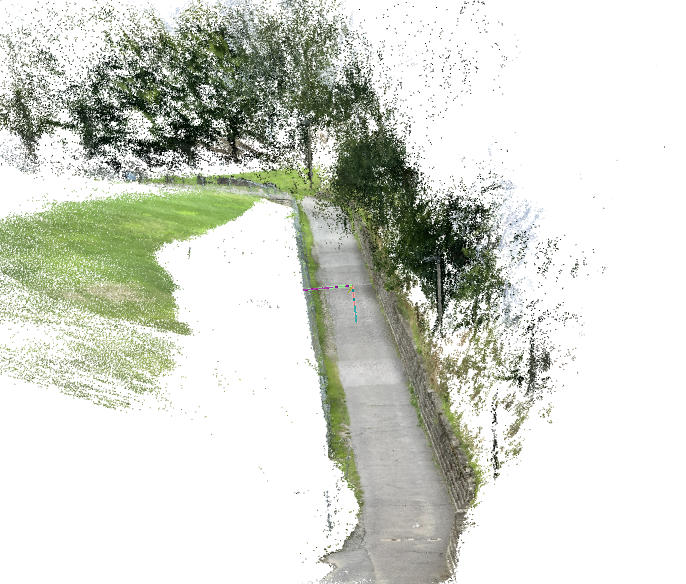
#> input picture s2/TerrainNav/Photo_tests/tuftsww_colm_ss.png, 686 x 584 px, found by its file name; the run also reads 2 pictures not shown here
$ jupyter execute tufts_HOG.ipynb   (shell and % lines are left out)   (older library calls are emulated)
#> lines starting #> are read from the running program, lines starting #| are printed output that depends on the picture
# Testing HOG process on Tufts Walkway Scene

[cell 1]
# Demo test scene: Sidewalk near JCC building at Tufts University
# Behind baseball field
# Structure-from-Motion solution provided by COLMAP
# Colmap generated: images, 3D points, cameras

import open3d as o3d
import numpy as np
import plotly.graph_objects as go
from scipy.spatial.transform import Rotation as R
from colmapParsingUtils import *
import copy
import math

from ptCloudParsingUtils import *


from mpl_toolkits.mplot3d import axes3d
from matplotlib import cm
import matplotlib.pyplot as plt

import tensorflow as tf
import cv2

## Step 1: Preprocessing

[cell 2]
# Import in images
# Load the image
im_c = cv2.imread('/home/daniel-choate/ASAR/s2/TerrainNav/Photo_tests/tuftsww_colm_ss.png')
#> im_c is the input picture: shape (584, 686, 3); mean B, G, R 205.3, 214.6, 211
im_g = cv2.imread('/home/daniel-choate/ASAR/s2/TerrainNav/Photo_tests/tuftsww_ge_ss.png')
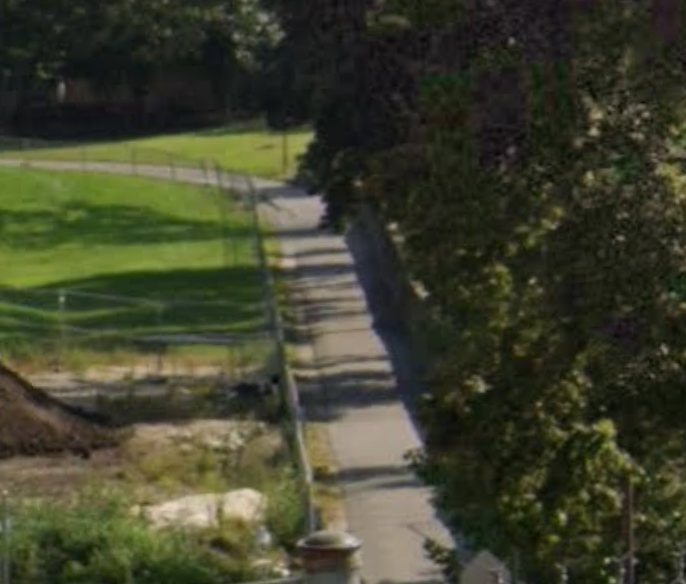
#> input picture s2/TerrainNav/Photo_tests/tuftsww_ge_ss.png, 686 x 584 px, found by its file name
#> im_g is the input picture: shape (584, 686, 3); mean B, G, R 45, 65.3, 63.3

print(im_c.shape)
#| (584, 686, 3)
print(im_g.shape)
#| (584, 686, 3)
# Specify the desired dimensions to crop specific pictures
width_s = 250
width_e = width_s + 250 # desired width in pixels
height_s = 50
height_e = height_s + 500  # desired height in pixels

print('The selected pixel ratio is', width_e-width_s, 'x', height_e-height_s)

# Crop the image
im_c_crop = im_c[height_s:height_e, width_s:width_e] #, height_s:height_e]
im_g_crop = im_g[height_s:height_e, width_s:width_e] #, height_s:height_e]

print(im_c_crop.shape)
#| (500, 250, 3)
print(im_g_crop.shape)
#| (500, 250, 3)


# RESIZE the image to 64x128
width_n = 64
height_n = 128
new_dim = (width_n, height_n)

im_c_fin = cv2.resize(im_c_crop, new_dim)
im_g_fin = cv2.resize(im_g_crop, new_dim)

print(im_c_fin.shape)
#| (128, 64, 3)
print(im_g_fin.shape)
#| (128, 64, 3)

# # Save the resized image
# cv2.imwrite('/home/daniel-choate/ASAR/s2/TerrainNav/Photo_tests/tuftsww_colm_crop.png', im_c_crop)
# cv2.imwrite('/home/daniel-choate/ASAR/s2/TerrainNav/Photo_tests/tuftsww_ge_crop.png', im_g_crop)
# cv2.imwrite('/home/daniel-choate/ASAR/s2/TerrainNav/Photo_tests/tuftsww_colm_resized.png', im_c_fin)
# cv2.imwrite('/home/daniel-choate/ASAR/s2/TerrainNav/Photo_tests/tuftsww_ge_resized.png', im_g_fin)

# Optionally, display the resized image
# Can do with opencv, don't need open3d
cv2.imshow('Colmap image', im_c_crop)
cv2.imshow('Google earth image', im_g_crop)
cv2.imshow('Colmap image resized', im_c_fin)
cv2.imshow('Google earth image resized', im_g_fin)

cv2.waitKey(0)
cv2.destroyAllWindows()

Google earth location

https://earth.google.com/web/@42.40746735,-71.1162484,17.47625923a,0d,15y,150.37864206h,86.17713058t,0r/data=CgRCAggBIhoKFkN6SzJDT2lPMUpuaElDNnlXYXBmTncQAjoDCgEwSg0I____________ARAA

[cell 3]
# Change coloring when moving from opencv to matplotlib
plt.figure(figsize=(12, 6))

plt.subplot(1, 2, 1)
imc = cv2.cvtColor(im_c_crop, cv2.COLOR_BGR2RGB)
plt.imshow(imc)
plt.axis("off")

plt.subplot(1, 2, 2)
imge = cv2.cvtColor(im_g_crop, cv2.COLOR_BGR2RGB)
plt.imshow(imge)
plt.axis("off")

plt.tight_layout()
plt.show()

## Step 2: Calculate Gradient Images

[cell 4]
# Choose specific image
image_fnc = "/home/daniel-choate/ASAR/s2/TerrainNav/Photo_tests/tuftsww_colm_resized.png"
image_fnge = "/home/daniel-choate/ASAR/s2/TerrainNav/Photo_tests/tuftsww_ge_resized.png"

imc = cv2.imread(image_fnc)
imge = cv2.imread(image_fnge)

imc = np.float32(imc) / 255.0
#> imc: shape (128, 64, 3) float32
imge = np.float32(imge) / 255.0
#> imge: shape (128, 64, 3) float32

imc = cv2.cvtColor(imc, cv2.COLOR_BGR2RGB) # Open CV uses BGR??
imge = cv2.cvtColor(imge, cv2.COLOR_BGR2RGB) # Open CV uses BGR??

print(imc.shape)
#| (128, 64, 3)
print(imge.shape)
#| (128, 64, 3)

# Calculate gradient
gx_c = cv2.Sobel(imc, cv2.CV_32F, 1, 0, ksize=1)
gy_c = cv2.Sobel(imc, cv2.CV_32F, 0, 1, ksize=1)

gx_ge = cv2.Sobel(imge, cv2.CV_32F, 1, 0, ksize=1)
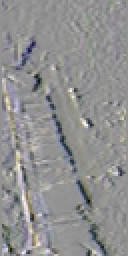
#> gx_ge: shape (128, 64, 3) float32 (shown 2 times larger); mean R, G, B -0.00608, -0.00627, -0.0046; drawn with min black and max white
gy_ge = cv2.Sobel(imge, cv2.CV_32F, 0, 1, ksize=1)
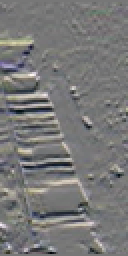
#> gy_ge: shape (128, 64, 3) float32 (shown 2 times larger); mean R, G, B 0.00421, 0.00399, 0.00314; drawn with min black and max white

print(gx_c.shape)
#| (128, 64, 3)
print(gx_ge.shape)
#| (128, 64, 3)

# [7 lines of commented-out code are left out]
mag_c, angle_c = cv2.cartToPolar(gx_c, gy_c, angleInDegrees=True)
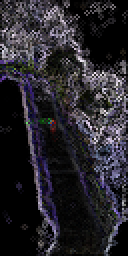
#> mag_c: shape (128, 64, 3) float32 (shown 2 times larger); mean R, G, B 0.174, 0.165, 0.191; drawn with min black and max white
mag_ge, angle_ge = cv2.cartToPolar(gx_ge, gy_ge, angleInDegrees=True)


# Make ALL ANGLES within 180 degrees
angle_c[angle_c > 180] -= 180
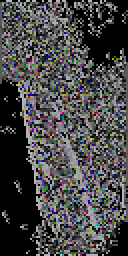
#> angle_c: shape (128, 64, 3) float32 (shown 2 times larger); mean R, G, B 72.1, 71.6, 72.5
angle_ge[angle_ge > 180] -= 180

print(mag_c.shape)
#| (128, 64, 3)
print(mag_ge.shape)
#| (128, 64, 3)

print("\n Angles colm \n", angle_c)
#> (printed output is left out)
print("\n Angles ge \n", angle_ge)
#> (printed output is left out)

[cell 5]
# Plot image gradients

plt.figure(figsize=(15, 12))

# COLMAP
# Plot gradient magnitude in x
plt.subplot(2, 3, 1)
plt.imshow(np.abs(gx_c))#, cmap='gray')
plt.title('Gradient in x-dir, colm')
plt.axis('off')

# Plot gradient magnitude in y
plt.subplot(2, 3, 2)
plt.imshow(np.abs(gy_c))#, cmap="gray")
plt.title('Gradient in y-dir, colm')
plt.axis("off")

# Plot gradient magnitude normalized
plt.subplot(2, 3, 3)
magnitude_normalized_c = cv2.normalize(mag_c, None, 0, 255, cv2.NORM_MINMAX).astype(np.uint8)
plt.imshow(magnitude_normalized_c)#, cmap='gray')
plt.title('Gradient Magnitude (Normalized), colm')
plt.axis('off')

# GOOGLE EARTH

# Plot gradient magnitude in x
plt.subplot(2, 3, 4)
plt.imshow(np.abs(gx_ge))#, cmap='gray')
plt.title('Gradient in x-dir, ge')
plt.axis('off')

# Plot gradient magnitude in y
plt.subplot(2, 3, 5)
plt.imshow(np.abs(gy_ge))#, cmap="gray")
plt.title('Gradient in y-dir, ge')
plt.axis("off")

# Plot gradient magnitude normalized
plt.subplot(2, 3, 6)
magnitude_normalized_ge = cv2.normalize(mag_ge, None, 0, 255, cv2.NORM_MINMAX).astype(np.uint8)
plt.imshow(magnitude_normalized_ge)#, cmap='gray')
plt.title('Gradient Magnitude (Normalized), ge')
plt.axis('off')

plt.tight_layout()
plt.show()

# print("OG MAG \n", mag)
# print("\n DIF MAG \n", magnitude_normalized)

## Step 3: Divide Image into 8x8 cells

[cell 6]
# First: for color data
# Need maximum magnitude
# Need angle associated with that maximum magnitude

# COLMAP
mag_max_ind = np.argmax(mag_c, axis=2)
# print(mag_max_ind.shape)
mag_simp = np.max(mag_c, axis=2)
# print(mag_simp.shape)
mag_simp = np.expand_dims(mag_simp, axis=2)
# print(mag_simp.shape)
ang_simp = np.take_along_axis(angle_c, mag_max_ind[..., np.newaxis], axis=2)
# Combine magnitude and angle into one array
magang_colm = np.concatenate((mag_simp, ang_simp), axis=2)
print(magang_colm.shape)
#| (128, 64, 2)

# Google Earth
mag_max_ind = np.argmax(mag_ge, axis=2)
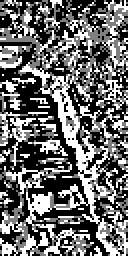
#> mag_max_ind: shape (128, 64) int64 (shown 2 times larger); min 0, max 2, mean 0.849; drawn with min black and max white
# print(mag_max_ind.shape)
mag_simp = np.max(mag_ge, axis=2)
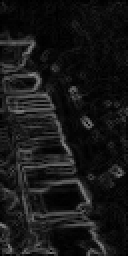
#> mag_simp: shape (128, 64) float32 (shown 2 times larger); min 0, max 0.536, mean 0.0914
# print(mag_simp.shape)
mag_simp = np.expand_dims(mag_simp, axis=2)
# print(mag_simp.shape)
ang_simp = np.take_along_axis(angle_ge, mag_max_ind[..., np.newaxis], axis=2)
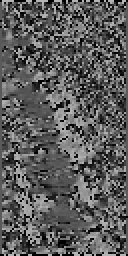
#> ang_simp: shape (128, 64, 1) float32 (shown 2 times larger); min 0, max 180, mean 91.8
# Combine magnitude and angle into one array
magang_ge = np.concatenate((mag_simp, ang_simp), axis=2)
print(magang_ge.shape)
#| (128, 64, 2)

[cell 7]
def divide_into_blocks(im_arr, block_size=8):
    """ Takes an array of pixels containing a magnitude and angle, and
    divides them into blocks, size 8x8
    Inputs: image_array
    Outputs: blocks of 8x8 pixels
    """
#> called with im_arr = array of shape (128, 64, 2), block_size = 8
    # Get the dimensions of the array (n, m, 2)
    n, m, c = im_arr.shape
#> n = 128; m = 64; c = 2

    # Ensure that n is twice the size of m
    if n != 2 * m or c != 2:
        raise ValueError("Array must have shape (2*m, m, 2)")

    # Ensure that both n and m are divisible by the block size
    if n % block_size != 0 or m % block_size != 0:
        raise ValueError("Array dimensions must be divisible by the block size")

    # Number of blocks along each axis
    num_blocks_n = n // block_size
#> num_blocks_n = 16
    num_blocks_m = m // block_size
#> num_blocks_m = 8

    # Reshape and swap axes to divide into blocks of shape (block_size, block_size, 2)
    blocks = im_arr.reshape(num_blocks_n, num_blocks_m, block_size, block_size, 2).swapaxes(1, 2)

    return blocks

cells_colm = divide_into_blocks(magang_colm)
cells_ge = divide_into_blocks(magang_ge)

print("Colmap image divided blocks shape:", cells_colm.shape)  # Should be (16, 8, 8, 8, 2) for this example
#| Colmap image divided blocks shape: (16, 8, 8, 8, 2)
print("Google earth image divided blocks shape:", cells_ge.shape)  # Should be (16, 8, 8, 8, 2) for this example
#| Google earth image divided blocks shape: (16, 8, 8, 8, 2)

print("\n Colmap divided blocks: \n", cells_colm)
#> (printed output is left out)
print("\n Google Earth divided blocks: \n", cells_ge)

## Step 4: Compute histogram of gradients for each cell

[cell 8]
# Using proportionate version of histogram distribution
# See HOG_trial, for other versions

def compute_hog_for_cells(mag_angle_array, num_bins=9):
    # Get the number of cells in each dimension
#> called with mag_angle_array = array of shape (16, 8, 8, 8, 2), num_bins = 9
    num_cells_x, num_cells_y, cell_size_x, cell_size_y, _ = mag_angle_array.shape
#> num_cells_x = 16; num_cells_y = 8; cell_size_x = 8; cell_size_y = 8

    # Define the bin edges (0 to 180 degrees for orientations)
    bin_edges = np.linspace(0, 180, num_bins + 1)
    bin_centers = (bin_edges[:-1] + bin_edges[1:]) / 2

    # Initialize an empty array to hold the histograms for each cell
    histograms = np.zeros((num_cells_x, num_cells_y, num_bins))

    # Loop over each cell
    for i in range(num_cells_x):
        for j in range(num_cells_y):
            # Extract the magnitudes and angles for this 8x8 cell
            cell_magnitudes = mag_angle_array[i, j, :, :, 0]
            cell_angles = mag_angle_array[i, j, :, :, 1]

            # Initialize histogram for this cell
            histogram = np.zeros(num_bins)

            # Loop over each pixel in the cell
            for x in range(cell_size_x):
                for y in range(cell_size_y):
                    mag = cell_magnitudes[x, y]
                    # print(mag)
                    angle = cell_angles[x, y]
                    # print(angle)

                    # Assign the angle to a bin
                    bin_idx = np.digitize(angle, bin_edges) - 1  # Find bin index
                    # print(bin_idx)
                    bin_idx = min(bin_idx, num_bins - 1)  # Ensure it stays within bounds
                    # print(bin_idx)

                    if angle == 0 or bin_idx == num_bins - 1:
                        # If the angle is at the boundary, assign it fully to the closest bin
                        histogram[bin_idx] += mag
                    else:
                        # Get the bin edges for interpolation
                        lower_edge = bin_edges[bin_idx]
                        upper_edge = bin_edges[bin_idx + 1]

                        # Calculate proportion of magnitude for each bin
                        ratio_upper = (angle - lower_edge) / (upper_edge - lower_edge)
                        # print(ratio_upper)
                        ratio_lower = 1 - ratio_upper

                        # Distribute magnitude proportionally
                        histogram[bin_idx] += mag * ratio_lower
                        histogram[bin_idx + 1] += mag * ratio_upper


            # Store the histogram for the current cell
            histograms[i, j, :] = histogram

    return histograms

# Assume mag_angle_array has the shape (16, 8, 8, 8, 2)
# First 4 dimensions are the grid of cells and pixels within the cells,
# the last dimension contains magnitude and angle.
# If number of bins is 9, function results in a 9x1 array input into each cell (16x8x9)

hog_histograms_c = compute_hog_for_cells(cells_colm)
hog_histograms_ge = compute_hog_for_cells(cells_ge)

print("Colmap HOG Histograms for each cell: \n", hog_histograms_c.shape)
print("Google Earth HOG Histograms for each cell: \n", hog_histograms_ge.shape)

# WE NOW HAVE A 9-DIM 'FEATURE VECTOR' FOR EACH PIXEL

[cell 9]
def plot_hog_histogram(hist, bin_edges, cell_position=None):
    """
    Plots the HOG histogram for a single cell.

    Parameters:
    hist (array): The histogram of gradient orientations for the cell.
    bin_edges (array): The edges of the orientation bins (angles).
    cell_position (tuple): The (i, j) position of the cell, optional, for labeling.
    """
    # Define the bin centers (midpoints between bin edges)
    bin_centers = (bin_edges[:-1] + bin_edges[1:]) / 2

    # Plot histogram as a bar chart
    plt.bar(bin_centers, hist, width=(bin_edges[1] - bin_edges[0]), align='center', edgecolor='black')

    # Set title and labels
    if cell_position is not None:
        plt.title(f'HOG Histogram for Cell {cell_position}')
    else:
        plt.title('HOG Histogram')
    plt.xlabel('Orientation (degrees)')
    plt.ylabel('Magnitude')
    plt.grid(True)

# Example of how to plot HOG histograms for one or more cells
num_bins = 9
bin_edges = np.linspace(0, 180, num_bins + 1)

# Assuming hog_histograms is a (16, 8, num_bins) array (cell histograms)
cell_i, cell_j = 3, 3  # Choose the cell (0, 0) for example
histc = hog_histograms_c[cell_i, cell_j, :]  # Extract the histogram for the selected cell
#> histc = [1.07, 0.777, 0.756, 0.916, 1.55, 1.17, 0.454, 0.746, 1.23]
histge = hog_histograms_ge[cell_i, cell_j, :]  # Extract the histogram for the selected cell
#> histge = [0.101, 0.153, 0.217, 0.347, 0.488, 0.417, 0.126, 0.345, 0.363]

# Plot the histogram for the selected cell
plt.figure(figsize=(6, 4))
plt.subplot(1, 2, 1)
plot_hog_histogram(histc, bin_edges, cell_position=(cell_i, cell_j))

plt.subplot(1, 2, 2)
plot_hog_histogram(histge, bin_edges, cell_position=(cell_i, cell_j))

plt.show()
#> figure, not shown here; panel 1: tallest bar 1.55 high, from x = 80 to 100; panel 2: tallest bar 0.488 high, from x = 80 to 100

[cell 10]
# Assuming hog_histograms is a (16, 8, num_bins) array (cell histograms)
cell_i, cell_j = 2, 2  # Choose the cell (0, 0) for example
histc = hog_histograms_c[cell_i, cell_j, :]  # Extract the histogram for the selected cell
#> histc = [2.32, 3.1, 3.64, 1.97, 2.51, 3.57, 1.17, 1.43, 3.7]
histge = hog_histograms_ge[cell_i, cell_j, :]  # Extract the histogram for the selected cell
#> histge = [0.18, 0.632, 0.404, 0.0814, 0.0613, 0.0615, 0.314, 0.349, 1.69]

# Plot the histogram for the selected cell
plt.figure(figsize=(6, 4))
plt.subplot(1, 2, 1)
plot_hog_histogram(histc, bin_edges, cell_position=(cell_i, cell_j))

plt.subplot(1, 2, 2)
plot_hog_histogram(histge, bin_edges, cell_position=(cell_i, cell_j))

plt.show()
#> figure, not shown here; panel 1: tallest bar 3.7 high, from x = 160 to 180; panel 2: tallest bar 1.69 high, from x = 160 to 180

[cell 11]
# Assuming hog_histograms is a (16, 8, num_bins) array (cell histograms)
cell_i, cell_j = 1, 1  # Choose the cell (0, 0) for example
histc = hog_histograms_c[cell_i, cell_j, :]  # Extract the histogram for the selected cell
#> histc = [1.18, 2.11, 2.59, 2.04, 2.37, 1.52, 2.88, 1.96, 2.48]
histge = hog_histograms_ge[cell_i, cell_j, :]  # Extract the histogram for the selected cell
#> histge = [0.164, 0.289, 0.27, 0.113, 0.168, 0.0692, 0.0845, 0.148, 0.251]

# Plot the histogram for the selected cell
plt.figure(figsize=(6, 4))
plt.subplot(1, 2, 1)
plot_hog_histogram(histc, bin_edges, cell_position=(cell_i, cell_j))

plt.subplot(1, 2, 2)
plot_hog_histogram(histge, bin_edges, cell_position=(cell_i, cell_j))

plt.show()
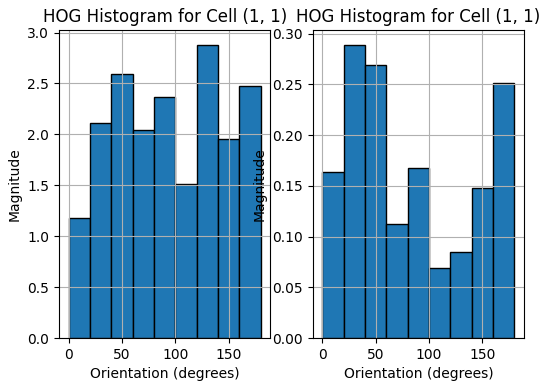
#> figure drawn by matplotlib, 2 panels; panel 1: tallest bar 2.88 high, from x = 120 to 140; panel 2: tallest bar 0.289 high, from x = 20 to 40

## Step 5: Club blocks in groups of four

[cell 12]
# COLMAP
epsilon = 1e-05
feature_vectors_colm = []
for i in range(0, len(hog_histograms_c) - 1, 1):
    temp = []
    for j in range(0, len(hog_histograms_c[0]) - 1, 1):
        values_c = [[hog_histograms_c[i][x] for x in range(j, j+2)] for i in range(i, i+2)]
        # print("Values are \n",values)
        final_vector = []
        for k in values_c:
            for l in k:
                for m in l:
                    # print(m)
                    final_vector.append(m)
        # print(final_vector, i)
        k = round(math.sqrt(sum([pow(x, 2) for x in final_vector])), 9)
        final_vector = [round(x/(k + epsilon), 9) for x in final_vector]
        # print(temp)
        temp.append(final_vector)
    feature_vectors_colm.append(temp)
#> this loop made 15 passes
#> after the loop, feature_vectors_colm = 15 items

# GOOGLE EARTH
epsilon = 1e-05
feature_vectors_ge = []
for i in range(0, len(hog_histograms_ge) - 1, 1):
    temp = []
    for j in range(0, len(hog_histograms_ge[0]) - 1, 1):
        values_ge = [[hog_histograms_ge[i][x] for x in range(j, j+2)] for i in range(i, i+2)]
        # print("Values are \n",values)
        final_vector = []
        for k in values_ge:
            for l in k:
                for m in l:
                    # print(m)
                    final_vector.append(m)
        # print(final_vector, i)
        k = round(math.sqrt(sum([pow(x, 2) for x in final_vector])), 9)
        final_vector = [round(x/(k + epsilon), 9) for x in final_vector]
        # print(temp)
        temp.append(final_vector)
    feature_vectors_ge.append(temp)
#> after the loop, feature_vectors_ge = 15 items

[cell 13]
print(f'Number of HOG features, colm = {len(feature_vectors_colm) * len(feature_vectors_colm[0]) * len(feature_vectors_colm[0][0])}')
print(f'Number of HOG features, ge = {len(feature_vectors_ge) * len(feature_vectors_ge[0]) * len(feature_vectors_ge[0][0])}')

## Step 6: Plot histograms over image

[cell 14]
def plot_hog_on_image(image, hog_histograms, cell_size=8, num_bins=9):
    # Display the original image
    plt.imshow(image, cmap="gray")

    # Get image dimensions
    img_height, img_width = image.shape[:2]

    # Create a mesh grid for the positions of the cell centers
    num_cells_y, num_cells_x = hog_histograms.shape[:2]
    print(num_cells_y, num_cells_x)
    x = np.linspace(cell_size / 2, img_width - cell_size / 2, num_cells_x)
    y = np.linspace(cell_size / 2, img_height - cell_size / 2, num_cells_y)
    X, Y = np.meshgrid(x, y)

    # Prepare for plotting arrows (gradients)
    angles_per_bin = 180 / num_bins
    for i in range(num_cells_y):
        for j in range(num_cells_x):
            histogram = hog_histograms[i, j]

            for bin_idx in range(num_bins):
                # Get the magnitude and angle for this bin
                magnitude = histogram[bin_idx]
                angle = bin_idx * angles_per_bin + angles_per_bin / 2  # Midpoint of bin

                # Convert angle to radians for plotting
                angle_rad = np.deg2rad(angle)

                # Compute the x and y components of the vector (arrow)
                dx = magnitude * np.cos(angle_rad)
                dy = magnitude * np.sin(angle_rad)

                # Plot the arrow
                plt.quiver(X[i, j], Y[i, j], dx, dy, color='white', angles='xy', scale_units='xy', scale=1)

    # Display the combined image with HOG arrows
    plt.axis("off")
    # plt.show()

# Example Usage:
# Colmap
image_fn = "/home/daniel-choate/ASAR/s2/TerrainNav/Photo_tests/tuftsww_colm_resized.png"
image_c = cv2.imread(image_fn)#, cv2.IMREAD_GRAYSCALE)
image_c = cv2.cvtColor(image_c, cv2.COLOR_BGR2RGB) # Open CV uses BGR??
image_c = np.float32(image_c) / 255.0  # Normalize

# Google Earth
image_fn = "/home/daniel-choate/ASAR/s2/TerrainNav/Photo_tests/tuftsww_ge_resized.png"
image_ge = cv2.imread(image_fn)#, cv2.IMREAD_GRAYSCALE)
image_ge = cv2.cvtColor(image_ge, cv2.COLOR_BGR2RGB) # Open CV uses BGR??
image_ge = np.float32(image_ge) / 255.0  # Normalize

# Example HOG histograms: Assuming you already have `hog_histograms` computed
# hog_histograms = compute_hog_for_cells(mag_angle_array)
plt.figure(figsize=(12, 6))

plt.subplot(1, 2, 1)
plot_hog_on_image(image_c, hog_histograms_c)

plt.subplot(1, 2, 2)
plot_hog_on_image(image_ge, hog_histograms_ge)

plt.show()
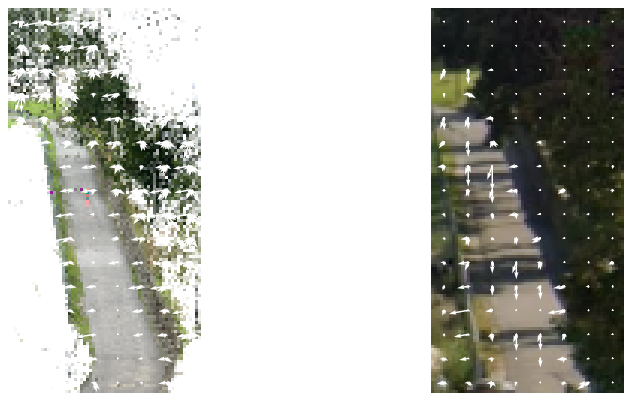
#> figure drawn by matplotlib, 2 panels
